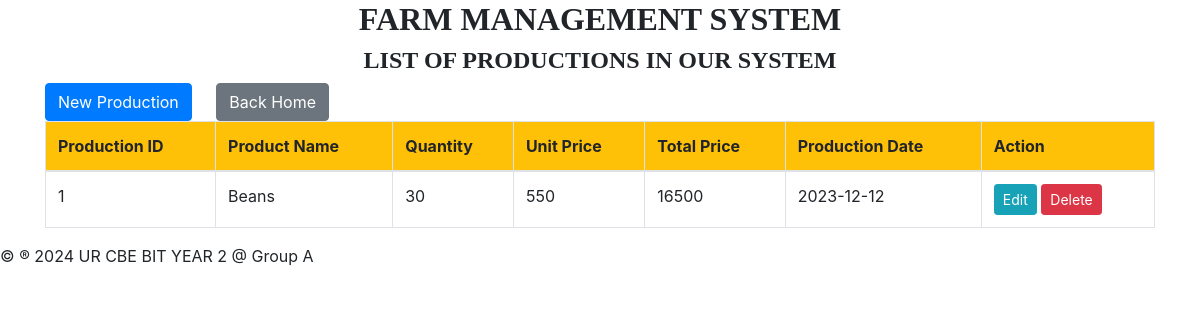
Screenshot of /production-table.php with the database file from the repository.
### tables this page shows
CREATE TABLE `production` (
  `production_id` int(46) NOT NULL,
  `product_name` varchar(250) NOT NULL,
  `quantity` int(50) NOT NULL,
  `unit_price` int(250) NOT NULL,
  `total_price` int(50) NOT NULL,
  `production_date` date NOT NULL
);

### production-table.php (the view, shortened to what this page needs)
<!DOCTYPE html>
<html>
<head>
    <link href="https://stackpath.bootstrapcdn.com/bootstrap/4.5.2/css/bootstrap.min.css" rel="stylesheet">
</head>
<body>
<div class="container">
    <h2 style="text-align: center; font-family: century; font-weight: bold;">FARM MANAGEMENT SYSTEM</h2>
    <h4 style="text-align: center; font-family: century; font-weight: bold;">LIST OF PRODUCTIONS IN OUR SYSTEM</h4>
    <a href="productions_form.html" class="btn btn-primary" style="margin-top: 0px;">New Production</a>
    <a href="home.html" class="btn btn-secondary" style="margin-left: 20px;">Back Home</a>
    <table class="table table-bordered">
        <thead class="bg-warning">
        <tr>
            <th>Production ID</th>
            <th>Product Name</th>
            <th>Quantity</th>
            <th>Unit Price</th>
            <th>Total Price</th>
            <th>Production Date</th>
            <th>Action</th>
        </tr>
        </thead>
        <tbody>
        <?php
        $host = "localhost";
        $username = "root";
        $password = "";
        $dbname = "farm-management-system";
        $connection = new mysqli($host, $username, $password, $dbname);
        $sql = "SELECT * FROM production";
        $result = $connection->query($sql);
        if ($result && $result->num_rows > 0) {
            while ($row = $result->fetch_assoc()) {
                echo "<tr>
                    <td>" . $row['production_id'] . "</td>
                    <td>" . $row['product_name'] . "</td>
                    <td>" . $row['quantity'] . "</td>
                    <td>" . $row['unit_price'] . "</td>
                    <td>" . $row['total_price'] . "</td>
                    <td>" . $row['production_date'] . "</td>
                    <td>
                        <a href='edit_production.php?id={$row['production_id']}' class='btn btn-info btn-sm'>Edit</a>
                        <a href='delete_production.php?id={$row['production_id']}' class='btn btn-danger btn-sm'>Delete</a>
                    </td>
                </tr>";
            }
        } else {
            echo "<tr><td colspan='7'>No data found</td></tr>";
        }
        ?>
        </tbody>
    </table>
</div>
<footer>
    <p>&copy; &reg; 2024 UR CBE BIT YEAR 2 @ Group A</p>
</footer>
</body>
</html>

### rows the page displays
production: production_id "1", product_name "Beans", quantity "30", unit_price "550", total_price "16500", production_date "2023-12-12"
